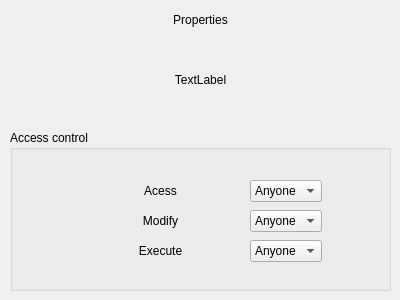
<?xml version="1.0" encoding="UTF-8"?>
<ui version="4.0">
 <class>PermissionsForm</class>
 <widget class="QWidget" name="PermissionsForm">
  <property name="geometry">
   <rect>
    <x>0</x>
    <y>0</y>
    <width>400</width>
    <height>300</height>
   </rect>
  </property>
  <property name="minimumSize">
   <size>
    <width>400</width>
    <height>300</height>
   </size>
  </property>
  <property name="maximumSize">
   <size>
    <width>400</width>
    <height>300</height>
   </size>
  </property>
  <property name="windowTitle">
   <string>Form</string>
  </property>
  <widget class="QGroupBox" name="groupBox">
   <property name="geometry">
    <rect>
     <x>10</x>
     <y>130</y>
     <width>381</width>
     <height>161</height>
    </rect>
   </property>
   <property name="title">
    <string>Access control</string>
   </property>
   <widget class="QComboBox" name="accessCombo">
    <property name="geometry">
     <rect>
      <x>240</x>
      <y>50</y>
      <width>72</width>
      <height>22</height>
     </rect>
    </property>
    <item>
     <property name="text">
      <string>Anyone</string>
     </property>
    </item>
    <item>
     <property name="text">
      <string>Only owner and group</string>
     </property>
    </item>
    <item>
     <property name="text">
      <string>Only owner</string>
     </property>
    </item>
   </widget>
   <widget class="QComboBox" name="modifyCombo">
    <property name="geometry">
     <rect>
      <x>240</x>
      <y>80</y>
      <width>72</width>
      <height>22</height>
     </rect>
    </property>
    <item>
     <property name="text">
      <string>Anyone</string>
     </property>
    </item>
    <item>
     <property name="text">
      <string>Only owner and group</string>
     </property>
    </item>
    <item>
     <property name="text">
      <string>Only owner</string>
     </property>
    </item>
   </widget>
   <widget class="QComboBox" name="executeCombo">
    <property name="geometry">
     <rect>
      <x>240</x>
      <y>110</y>
      <width>72</width>
      <height>22</height>
     </rect>
    </property>
    <item>
     <property name="text">
      <string>Anyone</string>
     </property>
    </item>
    <item>
     <property name="text">
      <string>Only owner and group</string>
     </property>
    </item>
    <item>
     <property name="text">
      <string>Only owner</string>
     </property>
    </item>
   </widget>
   <widget class="QLabel" name="label_2">
    <property name="geometry">
     <rect>
      <x>60</x>
      <y>50</y>
      <width>181</width>
      <height>21</height>
     </rect>
    </property>
    <property name="text">
     <string>Acess</string>
    </property>
    <property name="alignment">
     <set>Qt::AlignCenter</set>
    </property>
   </widget>
   <widget class="QLabel" name="label_3">
    <property name="geometry">
     <rect>
      <x>60</x>
      <y>80</y>
      <width>181</width>
      <height>21</height>
     </rect>
    </property>
    <property name="text">
     <string>Modify</string>
    </property>
    <property name="alignment">
     <set>Qt::AlignCenter</set>
    </property>
   </widget>
   <widget class="QLabel" name="label_4">
    <property name="geometry">
     <rect>
      <x>60</x>
      <y>110</y>
      <width>181</width>
      <height>21</height>
     </rect>
    </property>
    <property name="text">
     <string>Execute</string>
    </property>
    <property name="alignment">
     <set>Qt::AlignCenter</set>
    </property>
   </widget>
  </widget>
  <widget class="QLabel" name="label">
   <property name="geometry">
    <rect>
     <x>0</x>
     <y>10</y>
     <width>401</width>
     <height>20</height>
    </rect>
   </property>
   <property name="text">
    <string>Properties</string>
   </property>
   <property name="alignment">
    <set>Qt::AlignCenter</set>
   </property>
  </widget>
  <widget class="QLabel" name="location">
   <property name="geometry">
    <rect>
     <x>0</x>
     <y>70</y>
     <width>401</width>
     <height>20</height>
    </rect>
   </property>
   <property name="text">
    <string>TextLabel</string>
   </property>
   <property name="alignment">
    <set>Qt::AlignCenter</set>
   </property>
  </widget>
 </widget>
 <resources/>
 <connections/>
</ui>
